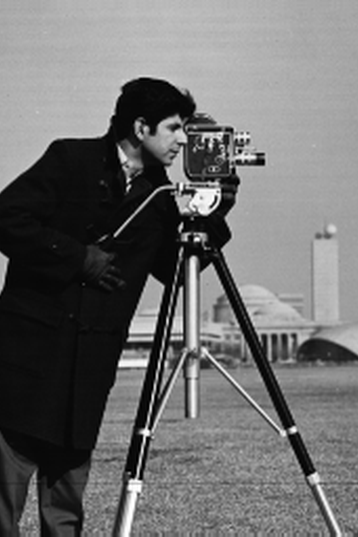
%> input picture Image/cameraman2.tif (cropped and resized to the size of MATLAB's example picture), 358 x 537 px, given in place of moon.tif, which was not available
$ octave tutorial3.m   (GNU Octave 9; MATLAB toolbox functions it lacks are replaced by stand-ins)
%> lines starting %> are read from the running program, lines starting %| are printed output that depends on the picture; pictures that were not available may be replaced by others from this repository, and a replacement may not be noted
%Comparing between normal brightening and dynamic brightening using multiply op
I = imread('moon.tif');
%> I is the input picture: size 537x358 uint8; min 0, max 255, mean 109.6
I2 = imadd(I, 50);
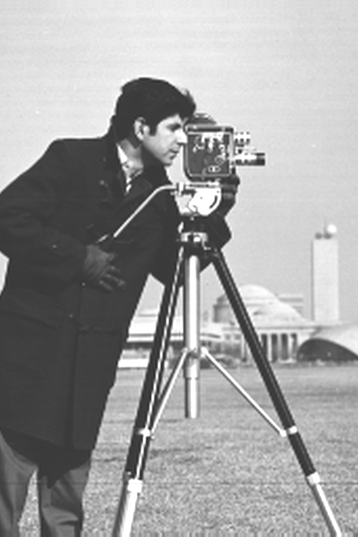
%> I2: size 537x358 uint8; min 50, max 255, mean 159.3
I3 = immultiply(I, 1.2);
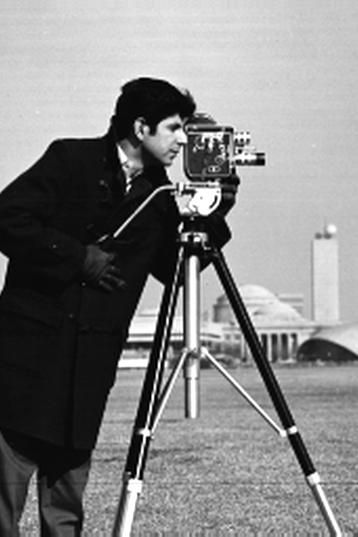
%> I3: size 537x358 uint8; min 0, max 255, mean 131.2
figure
subplot(1,3,1), imshow(I), title('Original Image');
subplot(1,3,2), imshow(I2), title('Normal Brightening');
subplot(1,3,3), imshow(I3), title('Dynamic Scaling');

%Blend two images using multiply op.
I = im2double(imread('earth1.tif'));
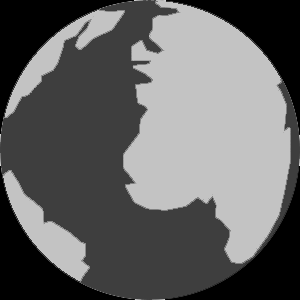
%> input picture Image/earth1.tif, 300 x 300 px
%> I: size 300x300 double; min 0, max 0.835, mean 0.394
J = im2double(imread('earth2.tif'));
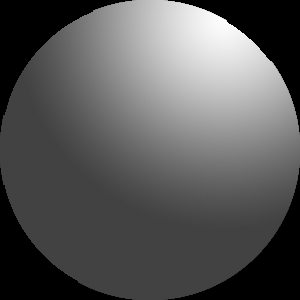
%> input picture Image/earth2.tif, 300 x 300 px
%> J: size 300x300 double; min 0, max 0.996, mean 0.345
K = immultiply(I,J);
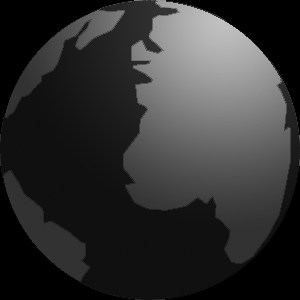
%> K: size 300x300 double; min 0, max 0.762, mean 0.192
figure
subplot(1,3,1), imshow(I), title('Planet Image');
subplot(1,3,2), imshow(J), title('Gradient');
subplot(1,3,3), imshow(K,[]), title('3D Planet');
